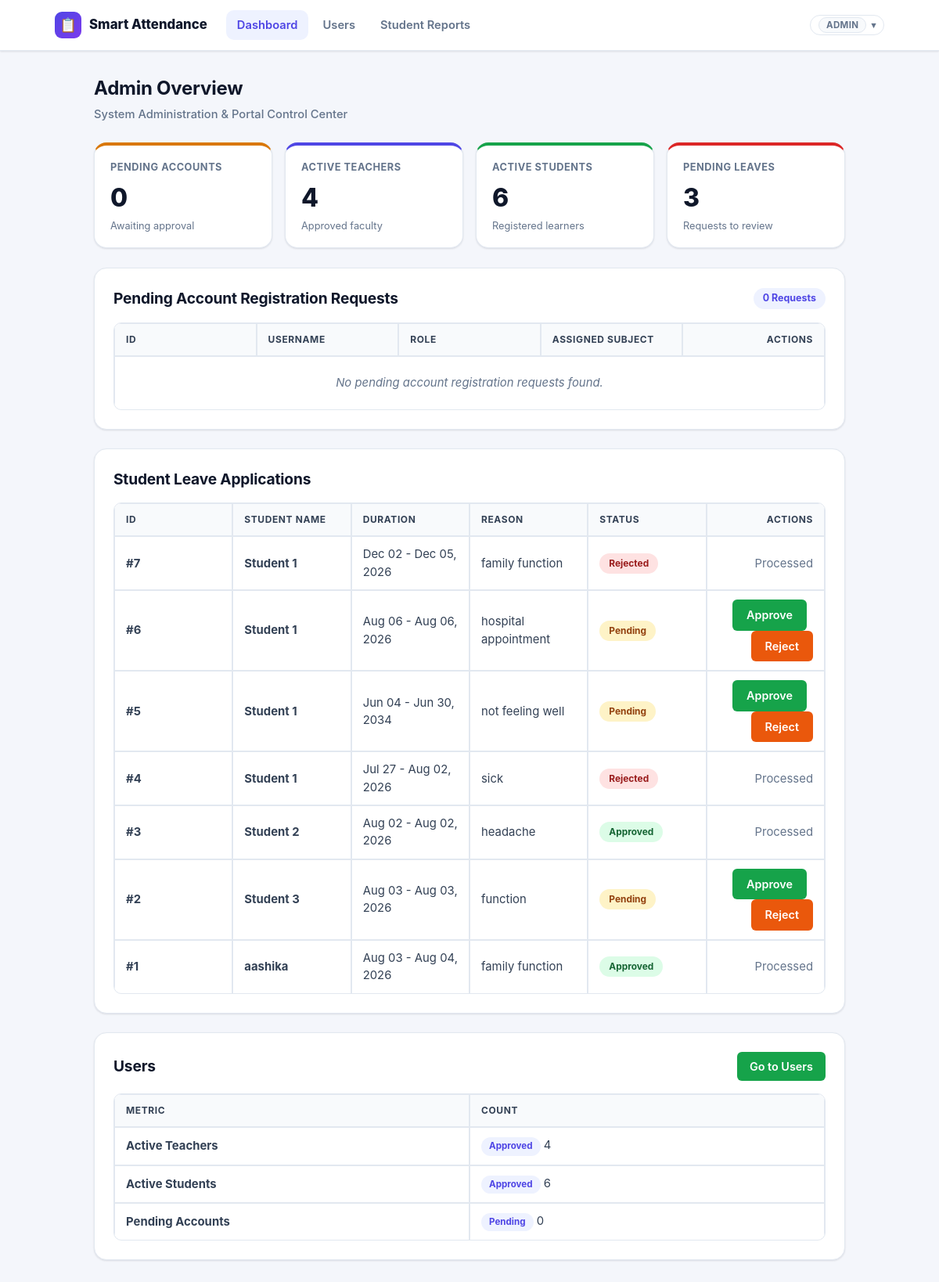
Page /admin_dashboard.php (signed in) on the committed database.
### tables this page shows
CREATE TABLE `leave_application` (
  `leave_id` int(11) NOT NULL,
  `student_id` int(11) NOT NULL,
  `start_date` date NOT NULL,
  `end_date` date NOT NULL,
  `reason` text NOT NULL,
  `status` enum('Pending','Approved','Rejected') DEFAULT 'Pending',
  `created_at` timestamp NOT NULL DEFAULT current_timestamp()
);

CREATE TABLE `users` (
  `user_id` int(11) NOT NULL,
  `username` varchar(50) NOT NULL,
  `password` varchar(255) NOT NULL,
  `role` enum('admin','teacher','student') NOT NULL,
  `subject` varchar(100) DEFAULT NULL,
  `status` enum('pending','approved','rejected') DEFAULT 'pending',
  `created_at` timestamp NOT NULL DEFAULT current_timestamp()
);

### admin_dashboard.php (the view, shortened to what this page needs)
<?php
require_once 'backend/config.php';
$total_pending  = $conn->query("SELECT COUNT(*) AS count FROM users WHERE status = 'pending'")->fetch_assoc()['count'] ?? 0;
$total_teachers = $conn->query("SELECT COUNT(*) AS count FROM users WHERE role = 'teacher' AND status = 'approved'")->fetch_assoc()['count'] ?? 0;
$total_students = $conn->query("SELECT COUNT(*) AS count FROM users WHERE role = 'student' AND status = 'approved'")->fetch_assoc()['count'] ?? 0;
$total_leaves   = $conn->query("SELECT COUNT(*) AS count FROM leave_application WHERE status = 'Pending'")->fetch_assoc()['count'] ?? 0;
$pending_stmt = $conn->prepare("SELECT * FROM users WHERE status = 'pending' ORDER BY user_id DESC");
$pending_stmt->execute();
$pending_result = $pending_stmt->get_result();
$leave_stmt = $conn->prepare("
    SELECT l.*, u.username
    FROM leave_application l
    JOIN users u ON l.student_id = u.user_id
    ORDER BY l.leave_id DESC
");
$leave_stmt->execute();
$leave_result = $leave_stmt->get_result();
?>
<!DOCTYPE html>
<html lang="en">
<head>
  <link rel="stylesheet" href="css/style.css?v=7">
</head>
<body>
  <?php include 'partials/navbar.php'; ?>
  <div class="dashboard-container">
    <header class="dashboard-header">
      <div class="header-title">
        <h2>Admin Overview</h2>
        <p class="subtitle">System Administration & Portal Control Center</p>
      </div>
    </header>
    <div class="metrics-cards-container">
      <div class="metric-card border-warning">
        <span class="metric-label">Pending Accounts</span>
        <div class="metric-value"><?php echo $total_pending; ?></div>
        <span class="metric-subtext">Awaiting approval</span>
      </div>
      <div class="metric-card border-primary">
        <span class="metric-label">Active Teachers</span>
        <div class="metric-value"><?php echo $total_teachers; ?></div>
        <span class="metric-subtext">Approved faculty</span>
      </div>
      <div class="metric-card border-success">
        <span class="metric-label">Active Students</span>
        <div class="metric-value"><?php echo $total_students; ?></div>
        <span class="metric-subtext">Registered learners</span>
      </div>
      <div class="metric-card border-danger">
        <span class="metric-label">Pending Leaves</span>
        <div class="metric-value"><?php echo $total_leaves; ?></div>
        <span class="metric-subtext">Requests to review</span>
      </div>
    </div>
    <section class="dashboard-card">
      <div class="card-header">
        <h3>Pending Account Registration Requests</h3>
        <span class="count-badge"><?php echo $pending_result->num_rows; ?> Requests</span>
      </div>
      <div class="table-responsive">
        <table class="decorative-table">
          <thead>
            <tr>
              <th>ID</th>
              <th>Username</th>
              <th>Role</th>
              <th>Assigned Subject</th>
              <th class="text-right">Actions</th>
            </tr>
          </thead>
          <tbody>
            <?php if ($pending_result && $pending_result->num_rows > 0): ?>
              <?php while ($row = $pending_result->fetch_assoc()): ?>
                <tr>
                  <td><strong>#<?php echo $row['user_id']; ?></strong></td>
                  <td><?php echo htmlspecialchars($row['username']); ?></td>
                  <td><span class="badge-role"><?php echo ucfirst($row['role']); ?></span></td>
                  <td><?php echo !empty($row['subject']) ? htmlspecialchars($row['subject']) : '—'; ?></td>
                  <td class="text-right">
                    <a href="backend/approve_user.php?id=<?php echo $row['user_id']; ?>&action=approve" class="btn-action btn-approve">
                      Approve
                    </a>
                    <a href="backend/approve_user.php?id=<?php echo $row['user_id']; ?>&action=reject"
                       onclick="return confirm('Are you sure you want to reject this registration request?');"
                       class="btn-action btn-reject">
                      Reject
                    </a>
                  </td>
                </tr>
              <?php endwhile; ?>
            <?php else: ?>
              <tr>
                <td colspan="5" class="empty-state">No pending account registration requests found.</td>
              </tr>
            <?php endif; ?>
          </tbody>
        </table>
      </div>
    </section>
    <section class="dashboard-card">
      <div class="card-header">
        <h3>Student Leave Applications</h3>
      </div>
      <div class="table-responsive">
        <table class="decorative-table">
          <thead>
            <tr>
              <th>ID</th>
              <th>Student Name</th>
              <th>Duration</th>
              <th>Reason</th>
              <th>Status</th>
              <th class="text-right">Actions</th>
            </tr>
          </thead>
          <tbody>
            <?php if ($leave_result && $leave_result->num_rows > 0): ?>
              <?php while ($leave = $leave_result->fetch_assoc()): ?>
                <tr>
                  <td><strong>#<?php echo $leave['leave_id']; ?></strong></td>
                  <td><strong><?php echo htmlspecialchars($leave['username']); ?></strong></td>
                  <td>
                    <?php echo date('M d', strtotime($leave['start_date'])); ?> -
                    <?php echo date('M d, Y', strtotime($leave['end_date'])); ?>
                  </td>
                  <td><span class="reason-text"><?php echo htmlspecialchars($leave['reason']); ?></span></td>
                  <td>
                    <?php
                    $status = $leave['status'];
                    $status_class = ($status === 'Approved') ? 'badge-present' : (($status === 'Rejected') ? 'badge-absent' : 'badge-late');
                    ?>
                    <span class="<?php echo $status_class; ?>"><?php echo htmlspecialchars($status); ?></span>
                  </td>
                  <td class="text-right">
                    <?php if ($leave['status'] === 'Pending'): ?>
                      <a href="backend/manage_leave.php?id=<?php echo $leave['leave_id']; ?>&action=approve" class="btn-action btn-approve">Approve</a>
                      <a href="backend/manage_leave.php?id=<?php echo $leave['leave_id']; ?>&action=reject"
                         onclick="return confirm('Reject this leave request?');"
                         class="btn-action btn-reject">Reject</a>
                    <?php else: ?>
                      <span class="text-muted">Processed</span>
                    <?php endif; ?>
                  </td>
                </tr>
              <?php endwhile; ?>
            <?php else: ?>
              <tr>
                <td colspan="6" class="empty-state">No student leave requests submitted yet.</td>
              </tr>
            <?php endif; ?>
          </tbody>
        </table>
      </div>
    </section>
    <section class="dashboard-card">
      <div class="card-header" style="display: flex; justify-content: space-between; align-items: center; flex-wrap: wrap; gap: 10px;">
        <h3>Users</h3>
        <div style="display: flex; gap: 8px; align-items: center;">
          <a href="admin_manage_users.php" class="btn-action btn-approve" style="text-decoration: none; padding: 8px 16px;">Go to Users</a>
        </div>
      </div>
      <div class="table-responsive">
        <table class="decorative-table">
          <thead>
            <tr>
              <th>Metric</th>
              <th>Count</th>
            </tr>
          </thead>
          <tbody>
            <tr>
              <td><strong>Active Teachers</strong></td>
              <td><span class="badge-role">Approved</span> <?php echo $total_teachers; ?></td>
            </tr>
            <tr>
              <td><strong>Active Students</strong></td>
              <td><span class="badge-role">Approved</span> <?php echo $total_students; ?></td>
            </tr>
            <tr>
              <td><strong>Pending Accounts</strong></td>
              <td><span class="badge-role">Pending</span> <?php echo $total_pending; ?></td>
            </tr>
          </tbody>
        </table>
      </div>
    </section>
  </div>
</body>
</html>

### partials/navbar.php (shortened to what this page needs)
<?php
$current_page = basename($_SERVER['PHP_SELF']);
$nav_role = $_SESSION['role'] ?? '';
function nav_class($page, $current) {
    return 'nav-link' . ($page === $current ? ' active' : '');
}
?>
<nav class="navbar">
  <div class="navbar-inner">
    <a href="<?php echo $nav_role === 'admin' ? 'admin_dashboard.php' : ($nav_role === 'teacher' ? 'teacher_dashboard.php' : 'student_dashboard.php'); ?>" class="navbar-brand">
      <span class="brand-mark">📋</span>
      <span>Smart Attendance</span>
    </a>
    <div class="navbar-links" id="navLinks">
      <?php if ($nav_role === 'admin'): ?>
        <a href="admin_dashboard.php" class="<?php echo nav_class('admin_dashboard.php', $current_page); ?>">Dashboard</a>
        <a href="admin_manage_users.php" class="<?php echo nav_class('admin_manage_users.php', $current_page); ?>">Users</a>
        <a href="admin_student_report.php" class="<?php echo nav_class('admin_student_report.php', $current_page); ?>">Student Reports</a>
      <?php elseif ($nav_role === 'teacher'): ?>
        <a href="teacher_dashboard.php" class="<?php echo nav_class('teacher_dashboard.php', $current_page); ?>">Dashboard</a>
      <?php endif; ?>
    </div>
    <div class="navbar-user">
      <div class="user-menu" id="userMenu">
        <button type="button" class="user-menu-toggle" id="userMenuToggle" aria-expanded="false" aria-haspopup="true">
          <span class="role-chip"><?php echo htmlspecialchars(ucfirst($nav_role)); ?></span>
          <span class="user-menu-caret" aria-hidden="true">▾</span>
        </button>
      </div>
    </div>
  </div>
</nav>

### rows in the picture
leave_application: leave_id "7", student.username "Student 1", start_date "Dec 02", end_date "Dec 05, 2026", reason "family function", status "Rejected", shows "Processed"
leave_application: leave_id "6", student.username "Student 1", start_date "Aug 06", end_date "Aug 06, 2026", reason "hospital appointment", status "Pending"
leave_application: leave_id "5", student.username "Student 1", start_date "Jun 04", end_date "Jun 30, 2034", reason "not feeling well", status "Pending"
leave_application: leave_id "4", student.username "Student 1", start_date "Jul 27", end_date "Aug 02, 2026", reason "sick", status "Rejected", shows "Processed"
leave_application: leave_id "3", student.username "Student 2", start_date "Aug 02", end_date "Aug 02, 2026", reason "headache", status "Approved", shows "Processed"
leave_application: leave_id "2", student.username "Student 3", start_date "Aug 03", end_date "Aug 03, 2026", reason "function", status "Pending"
leave_application: leave_id "1", student.username "aashika", start_date "Aug 03", end_date "Aug 04, 2026", reason "family function", status "Approved", shows "Processed"

### other values in the picture
$nav_role "ADMIN"
$total_pending "0"
$total_teachers "4"
$total_students "6"
$total_leaves "3"
$pending_result->num_rows "0"
